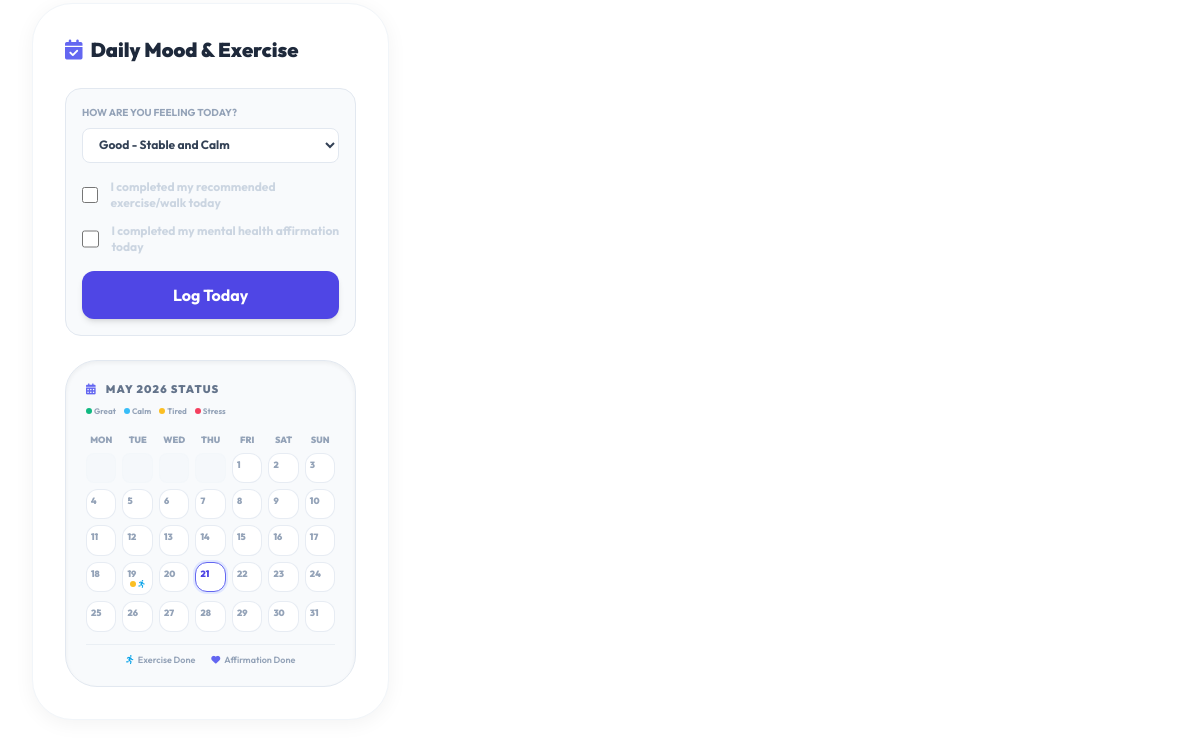
Before: /parent/maternal/ (signed in, lower part) with the older database file.
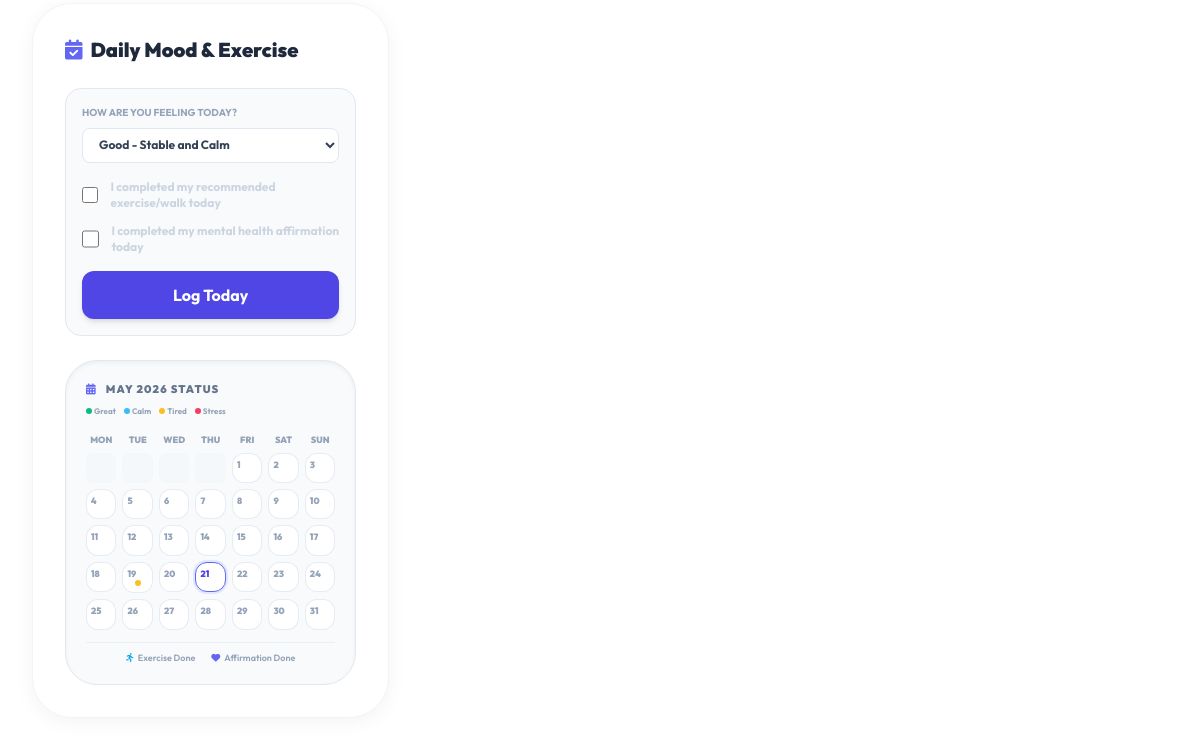
After: the same page with the newer database file.
### health/models.py (models this page shows, shortened)
class MotherExerciseMoodLog(models.Model):
    MOOD_CHOICES = [
        ('great', 'Great - Energized and Positive'),
        ('good', 'Good - Stable and Calm'),
        ('tired', 'Tired - Needs rest'),
        ('overwhelmed', 'Overwhelmed - Needing support'),
    ]
    mother = models.ForeignKey(MotherProfile, on_delete=models.CASCADE, related_name='mood_logs')
    date = models.DateField()
    mood = models.CharField(max_length=20, choices=MOOD_CHOICES, default='good')
    exercise_done = models.BooleanField(default=False, help_text="Did the mother complete her daily exercise/walk?")
    affirmation_done = models.BooleanField(default=False, help_text="Did the mother complete her daily affirmation?")
    notes = models.TextField(blank=True, help_text="Optional journal entry")
    class Meta:
        unique_together = ('mother', 'date')

### health/views.py (the view)
# urls.py: path('parent/maternal/', views.maternal_dashboard, name='maternal_dashboard'),
@login_required
@user_passes_test(is_parent)
def maternal_dashboard(request):
    try:
        mother = request.user.mother_profile
    except Exception:
        mother = None
    if not mother:
        return redirect('manage_mother_profile')
    maternal_context = get_postpartum_context(mother)
    notifications = Notification.objects.filter(user=request.user).order_by('-created_at')
    metric_form = RecoveryMetricForm()
    children = ChildProfile.objects.filter(parent=request.user).order_by('-created_at')
    from .models import MotherExerciseMoodLog
    from django.utils import timezone
    import datetime
    import calendar
    thirty_days_ago = timezone.now().date() - datetime.timedelta(days=30)
    mood_logs = MotherExerciseMoodLog.objects.filter(mother=mother, date__gte=thirty_days_ago).order_by('date')
    today = datetime.date.today()
    current_year = today.year
    current_month = today.month
    month_name = calendar.month_name[current_month]
    month_cal = calendar.monthcalendar(current_year, current_month)
    month_logs = MotherExerciseMoodLog.objects.filter(
        mother=mother,
        date__year=current_year,
        date__month=current_month
    )
    logs_by_day = {log.date.day: log for log in month_logs}
    calendar_weeks = []
    for week in month_cal:
        week_days = []
        for day in week:
            if day == 0:
                week_days.append({'day': '', 'log': None, 'is_today': False})
            else:
                log = logs_by_day.get(day)
                is_today = (day == today.day)
                week_days.append({
                    'day': day,
                    'log': log,
                    'is_today': is_today
                })
        calendar_weeks.append(week_days)
    shopping_list = set()
    pantry_items = [item.strip().lower() for item in mother.pantry_items.split(',')] if mother.pantry_items else []
    for child in children:
        try:
            rec = child.recommendations.latest('created_at')
            for food in rec.recommended_foods.all():
                exclude = False
                for pantry_item in pantry_items:
                    if pantry_item in food.name.lower() or food.name.lower() in pantry_item:
                        exclude = True
                        break
                if not exclude:
                    shopping_list.add(food)
        except Exception:
            pass
    return render(request, 'health/maternal_dashboard.html', {
        'mother': mother,
        'maternal_context': maternal_context,
        'notifications': notifications,
        'metric_form': metric_form,
        'children': children,
        'mood_logs': mood_logs,
        'shopping_list': list(shopping_list),
        'calendar_weeks': calendar_weeks,
        'calendar_month_name': month_name,
        'calendar_year': current_year,
    })

### health/forms.py
class RecoveryMetricForm(forms.ModelForm):
    SYMPTOM_CHOICES = [
        ('fever', 'High Fever'),
        ('heavy_bleeding', 'Heavy Bleeding'),
        ('severe_headache', 'Severe Headache'),
        ('vision_blurring', 'Vision Blurring'),
        ('pain', 'Severe Abdominal Pain'),
    ]
    symptoms = forms.MultipleChoiceField(choices=SYMPTOM_CHOICES, widget=forms.CheckboxSelectMultiple, required=False)
    class Meta:
        model = RecoveryMetric
        fields = ['weight', 'systolic_bp', 'diastolic_bp', 'symptoms']

### health/views.py (called while the page is built)
def is_parent(user):
    return user.is_authenticated and user.is_parent

### health/templates/health/maternal_dashboard.html (shortened to what the changed rows need)
{% extends 'health/base.html' %}
{% block content %}
    {% load static %}
{% if mother %}
<div class="grid grid-cols-1 lg:grid-cols-3 gap-8 mb-12">
        <div class="bg-white rounded-[2.5rem] p-8 shadow-soft border border-slate-100">
            <div class="bg-slate-50 p-5 rounded-[2rem] border border-slate-200 shadow-inner">
                <div class="grid grid-cols-7 gap-1.5">
                    {% for week in calendar_weeks %}
                        {% for day_data in week %}
                            {% if day_data.day == '' %}
                                <div class="aspect-square bg-slate-100/40 rounded-lg border border-slate-100/50"></div>
                            {% else %}
                                <div class="relative aspect-square bg-white border {% if day_data.is_today %}border-indigo-500 ring-2 ring-indigo-100{% else %}border-slate-200/80{% endif %} rounded-xl p-1 flex flex-col justify-between hover:border-indigo-400 transition-all cursor-default">
                                    <span class="text-[9px] font-black {% if day_data.is_today %}text-indigo-600{% else %}text-slate-400{% endif %}">
                                        {{ day_data.day }}
                                    </span>
                                    {% if day_data.log %}
                                        <div class="flex gap-0.5 justify-center items-center mb-0.5">
                                            <span title="Mood: {{ day_data.log.get_mood_display }}" class="w-1.5 h-1.5 rounded-full
                                                {% if day_data.log.mood == 'great' %}bg-emerald-500
                                                {% elif day_data.log.mood == 'good' %}bg-sky-400
                                                {% elif day_data.log.mood == 'tired' %}bg-amber-400
                                                {% else %}bg-rose-500{% endif %}">
                                            </span>
                                            {% if day_data.log.exercise_done %}
                                                <i title="Exercise completed" class="fas fa-person-running text-[8px] text-sky-500"></i>
                                            {% endif %}
                                        </div>
                                    {% endif %}
                                </div>
                            {% endif %}
                        {% endfor %}
                    {% endfor %}
                </div>
            </div>
        </div>
    </div>
{% endif %}
{% endblock %}

Changed rows visible on the page:
changed MotherExerciseMoodLog: exercise_done True → False (drawn)
